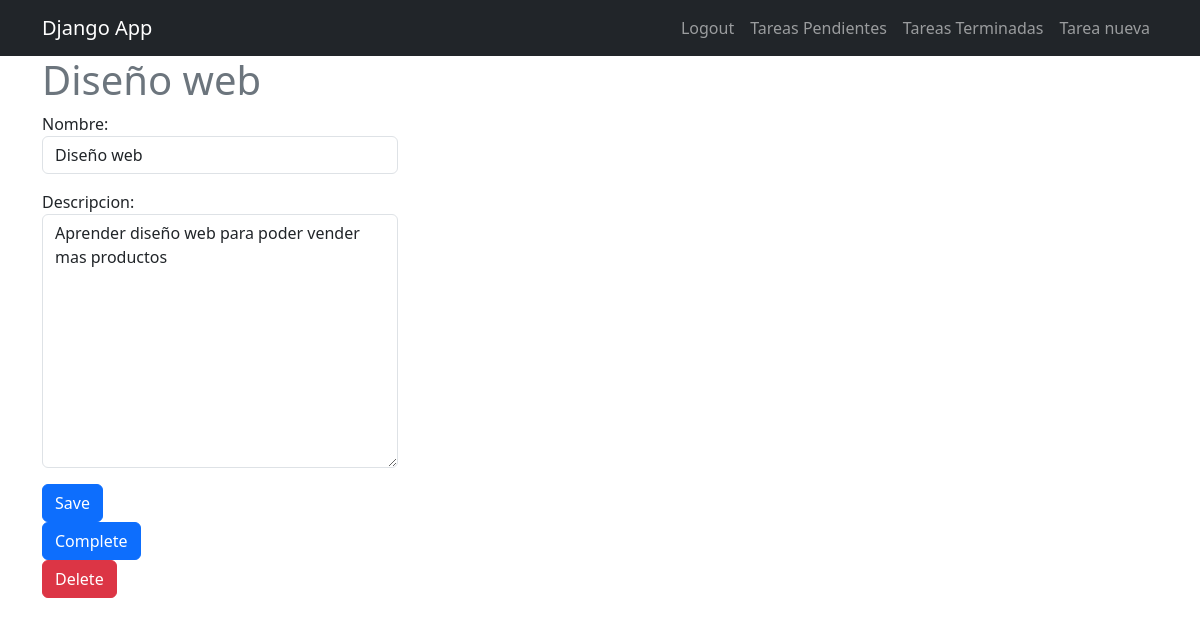
/tarea_detail/8/ (signed in), run on the app's committed database.
### miapp/models.py (models this page shows, shortened)
class tareas(models.Model):
    nombre=models.CharField(max_length=200)
    descripcion=models.TextField()
    done=models.BooleanField(default=False)
    usuario=models.ForeignKey(User,on_delete=models.CASCADE)

### miapp/views.py (the view, shortened to what this page needs)
# urls.py: path('tarea_detail/<int:tareas_id>/', views.tarea_detail,name="tarea_detail"),
@login_required
def tarea_detail(request,tareas_id):
    if request.method=='GET':
        tarea=get_object_or_404(tareas,pk=tareas_id,usuario=request.user)
        form=taskform(instance=tarea)
        return render(request,'tarea_detail.html',{'tareas':tarea,'form':form})

### miapp/forms.py
class taskform(forms.ModelForm):
    class Meta:
        model=tareas
        fields=['nombre','descripcion']
        widgets={
            'nombre': forms.TextInput(attrs={'class':'form-control','placeholder':'Nombre de la tarea'}),
            'descripcion': forms.Textarea(attrs={'class':'form-control','placeholder':'Descripcion de la tarea'})
        }

### miapp/templates/tarea_detail.html (shortened to what this page needs)
{% extends 'base.html' %}
{% block content %}
<main class="container">
    <div class="row">
        <div class="col-md-4 offset md-4">
            <h1 class="text-secondary"> {{tareas.nombre}} </h1>
            <form method="POST">
                {{form.as_p}}
                <button class="btn btn-primary">
                    Save
                </button>
            </form>
            <form action="{% url 'complete_tarea' tareas.id %}" method="POST">
                <button class="btn btn-primary">
                    Complete
                </button>
            </form>
            <form action="{% url 'delete_tarea' tareas.id %}" method="POST">
                <button class="btn btn-danger">
                    Delete
                </button>
            </form>
        </div>
    </div>
</main>
{% endblock %}

### data on the page
tareas: nombre "Diseño web", descripcion "Aprender diseño web para poder vender mas productos"
